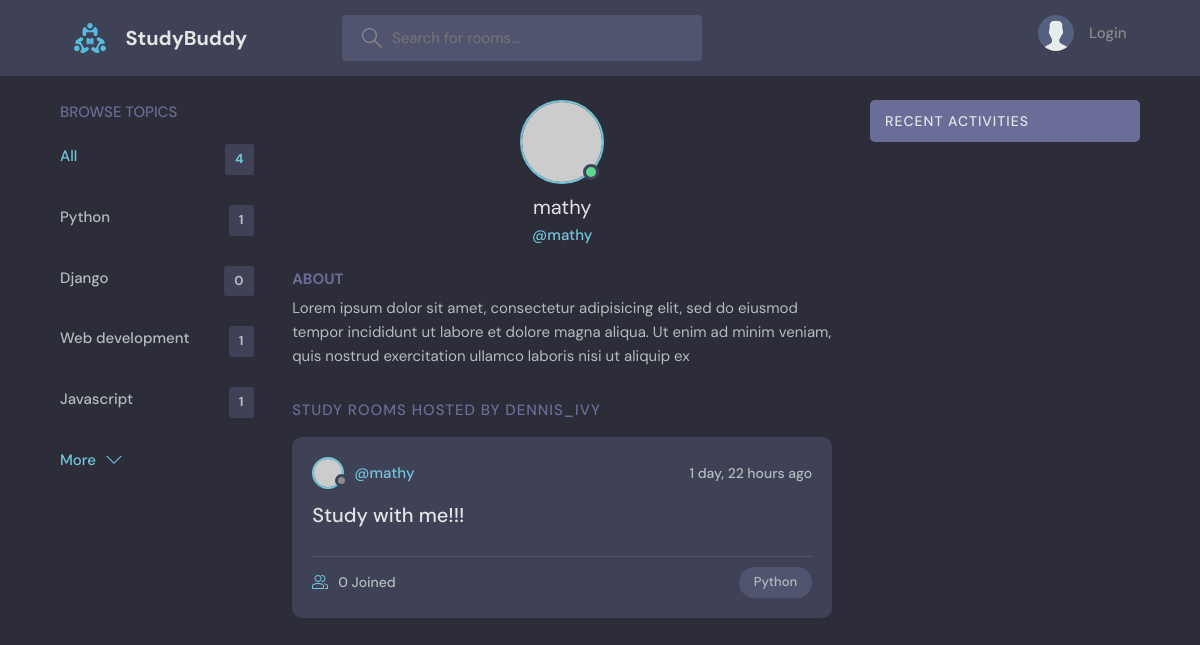
Page /profile/4/ on the earlier database version.
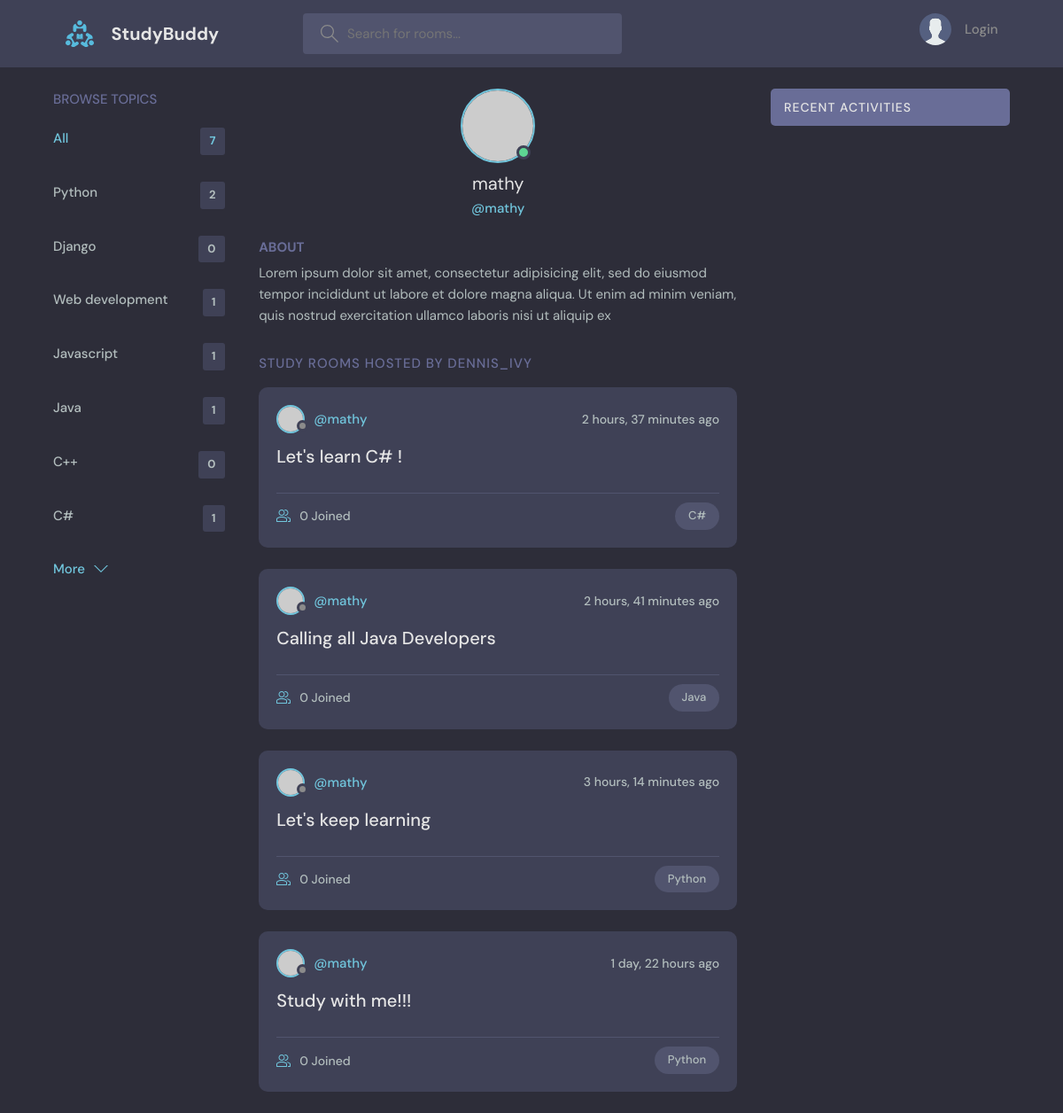
Same page on the later database version.
### base_app/models.py (models this page shows, shortened)
class Topic(models.Model):
    name = models.CharField(max_length=200)

class Room(models.Model):
    host = models.ForeignKey(User, on_delete=models.SET_NULL, null= True)
    topic = models.ForeignKey(Topic, on_delete=models.SET_NULL, null= True)
    name = models.CharField(max_length=200)
    description = models.TextField(null=True, blank=True)
    participants = models.ManyToManyField(User, related_name='participants', blank=True )
    updated_date = models.DateTimeField(auto_now=True)
    created_date = models.DateTimeField(auto_now_add=True)
    class Meta:
        ordering = ['-updated_date', '-created_date']

### base_app/views.py (the view)
# urls.py: path('profile/<str:pk>/', views.userProfile, name="user-profile"),
def userProfile(request, pk):
    user = User.objects.get(id=pk)
    rooms = user.room_set.all()
    room_messages = user.message_set.all()
    topics = Topic.objects.all()
    context = {'user': user, 'rooms': rooms, 'room_messages': room_messages,'topics': topics}
    return render(request, 'registration/profile.html', context)

### base_app/templates/registration/profile.html (shortened to what this page needs)
{% extends 'base_app/base.html' %}
{% block content %}
<main class="profile-page layout layout--3">
  <div class="container">
    {% include 'base_app/topics_component.html' %}
    <div class="roomList">
      <div class="profile">
        <div class="profile__avatar">
          <div class="avatar avatar--large active">
            <img src="https://randomuser.me/api/portraits/men/11.jpg" />
          </div>
        </div>
        <div class="profile__info">
          <h3>{{user.username}}</h3>
          <p>@{{user.username}}</p>
        </div>
        <div class="profile__about">
          <h3>About</h3>
          <p>
          Lorem ipsum dolor sit amet, consectetur adipisicing elit, sed do eiusmod tempor incididunt ut labore et dolore magna aliqua. Ut enim ad minim veniam, quis nostrud exercitation ullamco laboris nisi ut aliquip ex
          </p>
        </div>
      </div>
      <div class="roomList__header">
        <div>
          <h2>Study Rooms Hosted by dennis_ivy</a>
          </h2>
        </div>
      </div>
      {% include 'base_app/feed_component.html' %}
    </div>
    {% include 'base_app/activity_component.html' %}
  </div>
</main>
{% endblock content %}

### base_app/templates/base_app/base.html (shortened to what this page needs)
<!DOCTYPE html>
{% load static %}
<html lang="en">
  <head>
    <link rel="stylesheet" href="{% static 'styles/style.css' %}" />
  </head>
  <body>
    {% include 'base_app/navbar.html' %}
    {% block content %}
    {% endblock content %}
  </body>
</html>

### base_app/templates/base_app/navbar.html (shortened to what this page needs)
{% load static %}
<header class="header header--loggedIn">
  <div class="container">
    <a href="{% url 'home' %}" class="header__logo">
      <img src="{% static 'media/logo.svg' %}"/>
      <h1>StudyBuddy</h1>
    </a>
    <form class="header__search" method="GET" action="{% url 'home' %}">
      <label>
        <input name="q" placeholder="Search for rooms..." />
      </label>
    </form>
    <nav class="header__menu">
      {% if request.user.is_authenticated %}
      <div class="header__user">
        <a href="{% url 'update-user' %}">
          <div class="avatar avatar--medium active">
            <img src="https://randomuser.me/api/portraits/men/37.jpg" />
          </div>
          <p>{{request.user.username}}<span>@{{request.user.username}}</span></p>
        </a>
        <button class="dropdown-button">
          <svg version="1.1" xmlns="http://www.w3.org/2000/svg" width="32" height="32" viewBox="0 0 32 32">
            <title>chevron-down</title>
            <path d="M16 21l-13-13h-3l16 16 16-16h-3l-13 13z"></path>
          </svg>
        </button>
      </div>
      {% else %}
      <a href="{% url 'login' %}">
        <img src="{% static 'media/avatar.svg' %}"/>
        <p>Login</p>
      </a>
      {% endif %}
    </nav>
  </div>
</header>

### base_app/templates/base_app/topics_component.html
<div class="topics">
  <div class="topics__header">
    <h2>Browse Topics</h2>
  </div>
  <ul class="topics__list">
    <li>
      <a href="{% url 'home' %}" class="active">All <span>{{topics.count}}</span></a>
    </li>
    {% for topic in topics %}
    <li>
      <a href="{% url 'home' %}?q={{topic.name}}">{{topic.name}} <span>{{topic.room_set.all.count}}</span></a>
    </li>
    {% endfor %}
  </ul>
  <a class="btn btn--link" href="topics.html">
    More
    <svg version="1.1" xmlns="http://www.w3.org/2000/svg" width="32" height="32" viewBox="0 0 32 32">
      <title>chevron-down</title>
      <path d="M16 21l-13-13h-3l16 16 16-16h-3l-13 13z"></path>
    </svg>
  </a>
</div>

### base_app/templates/base_app/feed_component.html (shortened to what this page needs)
{% for room in rooms %}
<div class="roomListRoom">
  <div class="roomListRoom__header">
    <a href="{% url 'user-profile' room.host.id %}" class="roomListRoom__author">
      <div class="avatar avatar--small">
        <img src="https://randomuser.me/api/portraits/women/11.jpg" />
      </div>
      <span>@{{room.host.username}}</span>
    </a>
    <div class="roomListRoom__actions">
      <span>{{room.created_date|timesince}} ago</span>
    </div>
  </div>
  <div class="roomListRoom__content">
    <a href="{% url 'room' room.id %}">{{room.name}}</a>
  </div>
  <div class="roomListRoom__meta">
    <a href="{% url 'room' room.id %}" class="roomListRoom__joined">
      {{room.participants.all.count}} Joined
    </a>
    <p class="roomListRoom__topic">{{room.topic.name}}</p>
  </div>
</div>
{% endfor %}

### base_app/templates/base_app/activity_component.html (shortened to what this page needs)
{% load static %}
<div class="activities">
  <div class="activities__header">
    <h2>Recent Activities</h2>
  </div>
</div>

Differences in the rows shown:
computed for Topic "Python": room_set.all.count "1" → "2"
added Topic: name "Java", room_set.all.count "1"
added Topic: name "C++", room_set.all.count "0"
added Topic: name "C#", room_set.all.count "1"
added Room: host.username "mathy", created_date "2 hours, 37 minutes", name "Let's learn C# !", participants.all.count "0", topic.name "C#"
added Room: host.username "mathy", created_date "2 hours, 41 minutes", name "Calling all Java Developers", participants.all.count "0", topic.name "Java"
added Room: host.username "mathy", created_date "3 hours, 14 minutes", name "Let's keep learning", participants.all.count "0", topic.name "Python"
Other differences:
{{ topics.count }}: "4" → "7"
